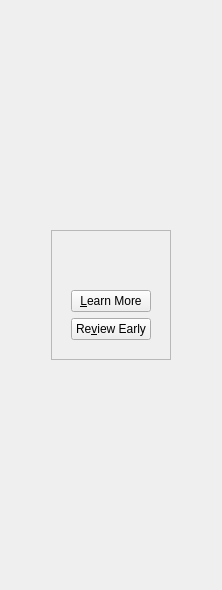
         <widget class="QWidget" name="congratsPage">
          <layout class="QVBoxLayout" name="verticalLayout_8">
           <item>
            <spacer name="verticalSpacer_3">
             <property name="orientation">
              <enum>Qt::Vertical</enum>
             </property>
             <property name="sizeHint" stdset="0">
              <size>
               <width>20</width>
               <height>219</height>
              </size>
             </property>
            </spacer>
           </item>
           <item>
            <layout class="QHBoxLayout" name="horizontalLayout_3">
             <item>
              <spacer name="horizontalSpacer">
               <property name="orientation">
                <enum>Qt::Horizontal</enum>
               </property>
               <property name="sizeHint" stdset="0">
                <size>
                 <width>40</width>
                 <height>20</height>
                </size>
               </property>
              </spacer>
             </item>
             <item>
              <widget class="QFrame" name="frame_2">
               <property name="frameShape">
                <enum>QFrame::StyledPanel</enum>
               </property>
               <property name="frameShadow">
                <enum>QFrame::Raised</enum>
               </property>
               <layout class="QVBoxLayout" name="verticalLayout_9">
                <item>
                 <layout class="QVBoxLayout" name="verticalLayout_10">
                  <property name="margin">
                   <number>10</number>
                  </property>
                  <item>
                   <spacer name="verticalSpacer_10">
                    <property name="orientation">
                     <enum>Qt::Vertical</enum>
                    </property>
                    <property name="sizeType">
                     <enum>QSizePolicy::Fixed</enum>
                    </property>
                    <property name="sizeHint" stdset="0">
                     <size>
                      <width>20</width>
                      <height>10</height>
                     </size>
                    </property>
                   </spacer>
                  </item>
                  <item>
                   <widget class="QLabel" name="congratsLabel">
                    <property name="text">
                     <string/>
                    </property>
                    <property name="margin">
                     <number>0</number>
                    </property>
                   </widget>
                  </item>
                  <item>
                   <spacer name="verticalSpacer_9">
                    <property name="orientation">
                     <enum>Qt::Vertical</enum>
                    </property>
                    <property name="sizeType">
                     <enum>QSizePolicy::Fixed</enum>
                    </property>
                    <property name="sizeHint" stdset="0">
                     <size>
                      <width>20</width>
                      <height>10</height>
                     </size>
                    </property>
                   </spacer>
                  </item>
                  <item>
                   <widget class="QPushButton" name="learnMoreButton">
                    <property name="text">
                     <string>&amp;Learn More</string>
                    </property>
                    <property name="iconSize">
                     <size>
                      <width>32</width>
                      <height>32</height>
                     </size>
                    </property>
                   </widget>
                  </item>
                  <item>
                   <widget class="QPushButton" name="reviewEarlyButton">
                    <property name="text">
                     <string>Re&amp;view Early</string>
                    </property>
                    <property name="iconSize">
                     <size>
                      <width>32</width>
                      <height>32</height>
                     </size>
                    </property>
                   </widget>
                  </item>
                 </layout>
                </item>
               </layout>
              </widget>
             </item>
             <item>
              <spacer name="horizontalSpacer_2">
               <property name="orientation">
                <enum>Qt::Horizontal</enum>
               </property>
               <property name="sizeHint" stdset="0">
                <size>
                 <width>40</width>
                 <height>20</height>
                </size>
               </property>
              </spacer>
             </item>
            </layout>
           </item>
           <item>
            <spacer name="verticalSpacer_6">
             <property name="orientation">
              <enum>Qt::Vertical</enum>
             </property>
             <property name="sizeHint" stdset="0">
              <size>
               <width>20</width>
               <height>219</height>
              </size>
             </property>
            </spacer>
           </item>
          </layout>
         </widget>
